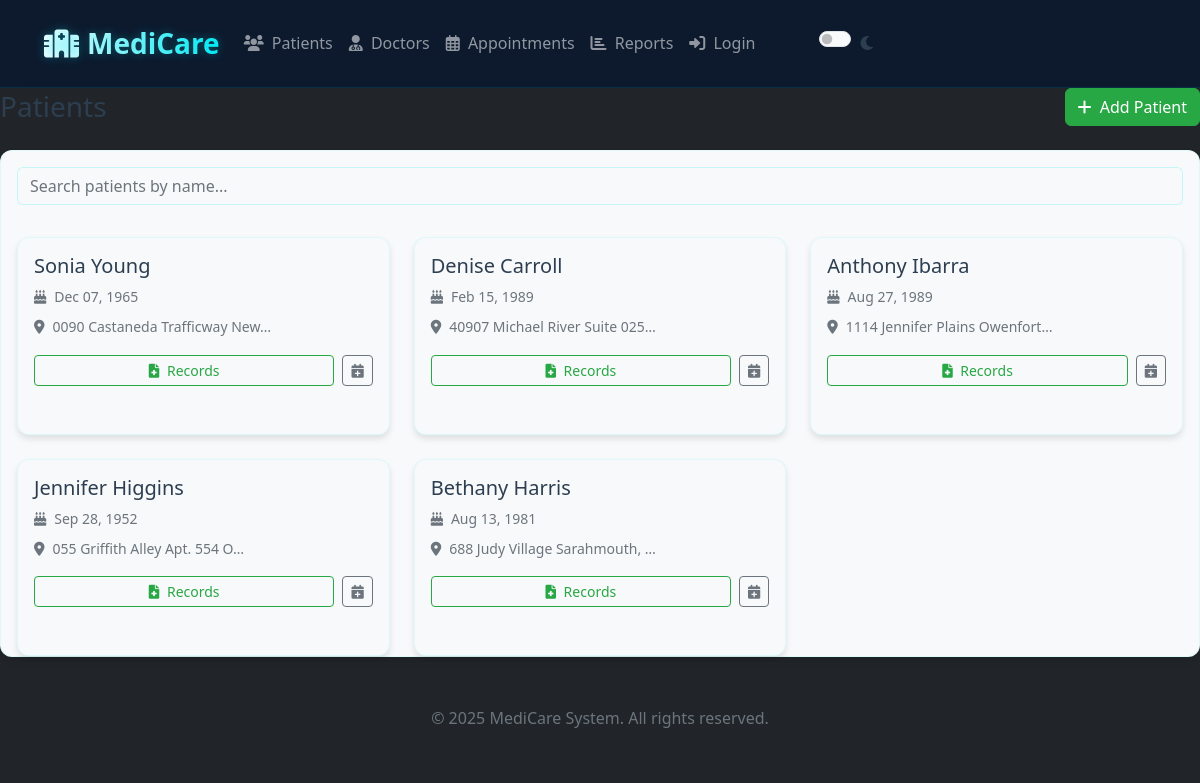
The page / on the database its author committed.
### records/models.py (models this page shows, shortened)
class Patient(models.Model):
    user = models.OneToOneField(User, on_delete=models.CASCADE, null=True, blank=True)
    name = models.CharField(max_length=100)
    dob = models.DateField()
    address = models.TextField()
    email = models.EmailField(blank=True)
    phone = models.CharField(max_length=30, blank=True)
    gender = models.CharField(max_length=20, blank=True)
    last_visit = models.DateField(null=True, blank=True)
    photo = models.ImageField(upload_to='patient_photos/', null=True, blank=True)

### records/views.py (the view)
# urls.py: path('', views.patient_list, name='patient_list'),
def patient_list(request):
    patients = Patient.objects.all()
    return render(request, 'records/patient_list.html', {'patients': patients})

### records/templates/records/patient_list.html (shortened to what this page needs)
{% extends "records/base.html" %}
{% block content %}
<div class="d-flex justify-content-between align-items-center mb-4">
    <h1 class="h3 mb-0">Patients</h1>
    <a href="{% url 'add_patient' %}" class="btn btn-primary">
        <i class="fas fa-plus me-1"></i> Add Patient
    </a>
</div>
<div class="card mb-4">
    <div class="card-body">
        <div class="mb-3">
            <input type="text" id="searchPatient" class="form-control" placeholder="Search patients by name...">
        </div>
        <div class="row g-4">
            {% for patient in patients %}
            <div class="col-md-6 col-lg-4">
                <div class="card h-100">
                    <div class="card-body">
                        <h5 class="card-title mb-2">{{ patient.name }}</h5>
                        <p class="text-muted small mb-2">
                            <i class="fas fa-birthday-cake me-2"></i>{{ patient.dob|date:"M d, Y" }}
                        </p>
                        <p class="text-muted small mb-3">
                            <i class="fas fa-map-marker-alt me-2"></i>{{ patient.address|truncatechars:30 }}
                        </p>
                        <div class="d-flex gap-2">
                            <a href="{% url 'patient_detail' patient.id %}" class="btn btn-sm btn-outline-primary flex-grow-1">
                                <i class="fas fa-file-medical me-1"></i> Records
                            </a>
                            <a href="{% url 'book_appointment' patient.id %}" class="btn btn-sm btn-outline-secondary">
                                <i class="fas fa-calendar-plus"></i>
                            </a>
                        </div>
                    </div>
                </div>
            </div>
            {% endfor %}
        </div>
    </div>
</div>
{% endblock %}

### records/templates/records/base.html (style rules this page uses)
:root { --neon-primary: #03e9f4; --neon-secondary: #0088ff; --dark-bg: #0a192f; --card-bg: rgba(17, 34, 64, 0.5); --text-color: #e6f1ff; --text-muted: #a8b2d1; --border-color: rgba(3, 233, 244, 0.1); --light-primary: #28a745; --light-secondary: #fd7e14; --light-bg: #f8f9fa; --light-card-bg: #ffffff; --light-text: #2c3e50; --light-muted: #6c757d; --light-border: #dee2e6; }
[data-bs-theme="light"] { --bs-primary: var(--light-primary); --bs-secondary: var(--light-secondary); --bs-body-bg: var(--light-bg); --bs-body-color: var(--light-text); --bs-secondary-color: var(--light-muted); --bs-border-color: var(--light-border); --bs-card-bg: var(--light-card-bg); --bs-link-color: var(--light-primary); --bs-link-hover-color: #1e7e34; --bs-nav-link-hover-color: #1e7e34; --bs-nav-pills-link-active-bg: var(--light-primary); --bs-nav-pills-link-active-color: #fff; }
body { transition: all 0.3s ease-in-out; min-height: 100vh; background: var(--bs-body-bg); color: var(--bs-body-color); font-family: 'Segoe UI', 'Roboto', sans-serif; line-height: 1.6; margin: 0; display: flex; flex-direction: column; }
.card { background: var(--bs-card-bg); border: 1px solid var(--border-color); border-radius: 12px; margin: 1rem 0; box-shadow: 0 4px 6px rgba(0, 0, 0, 0.1); transition: all 0.3s ease; color: var(--bs-body-color); }
.btn-primary { --bs-btn-bg: var(--bs-primary); --bs-btn-border-color: var(--bs-primary); --bs-btn-hover-bg: var(--bs-link-hover-color); --bs-btn-hover-border-color: var(--bs-link-hover-color); --bs-btn-active-bg: var(--bs-link-hover-color); --bs-btn-active-border-color: var(--bs-link-hover-color); }
.btn-outline-primary { --bs-btn-color: var(--bs-primary); --bs-btn-border-color: var(--bs-primary); --bs-btn-hover-bg: var(--bs-primary); --bs-btn-hover-border-color: var(--bs-primary); --bs-btn-active-bg: var(--bs-primary); --bs-btn-active-border-color: var(--bs-primary); }
.form-control, .form-select { background: rgba(255, 255, 255, 0.05); border: 1px solid rgba(3, 233, 244, 0.2); color: var(--bs-body-color); }

### rows shown on the page
Patient: name "Sonia Young", dob "Dec 07, 1965", address "0090 Castaneda Trafficway New…"
Patient: name "Denise Carroll", dob "Feb 15, 1989", address "40907 Michael River Suite 025…"
Patient: name "Anthony Ibarra", dob "Aug 27, 1989", address "1114 Jennifer Plains Owenfort…"
Patient: name "Jennifer Higgins", dob "Sep 28, 1952", address "055 Griffith Alley Apt. 554 O…"
Patient: name "Bethany Harris", dob "Aug 13, 1981", address "688 Judy Village Sarahmouth, …"
